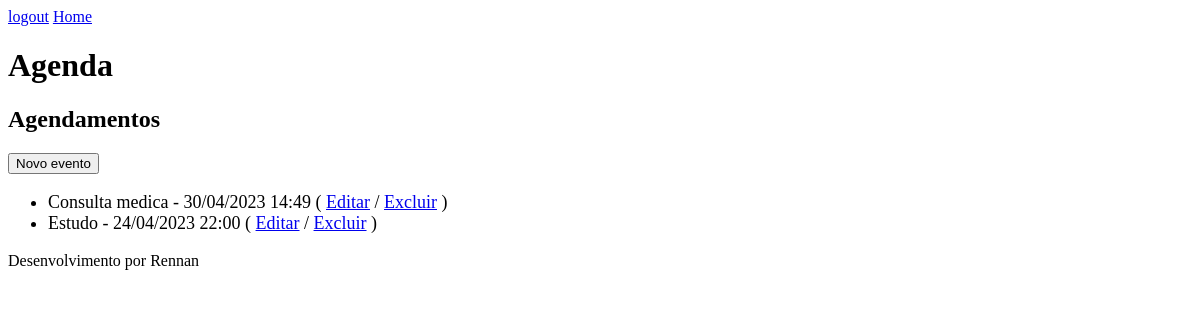
Page /agenda/ (signed in) on the earlier database version.
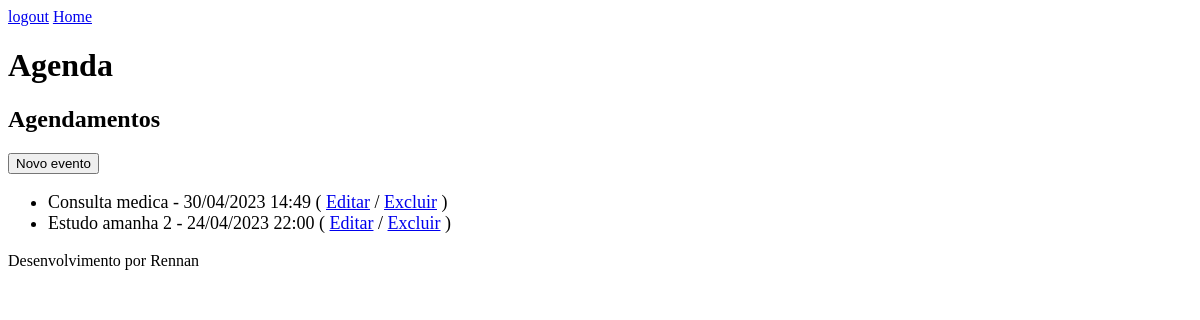
Same page on the later database version.
### core/models.py (models this page shows, shortened)
class Evento(models.Model):
    titulo = models.CharField(max_length=100)
    descricao = models.TextField(blank=True, null=True)
    data_evento = models.DateTimeField(verbose_name='Data do evento')
    data_criacao = models.DateTimeField(auto_now=True)
    usuario = models.ForeignKey(User, on_delete=models.CASCADE)
    local = models.CharField(blank=True, null=True, max_length=150)
    class Meta:
        db_table = 'evento'
    def get_data_evento(self):
        return self.data_evento.strftime('%d/%m/%Y %H:%M')
    def get_evento_atrasado(self):
        if self.data_evento < datetime.now():
            return True
        else:
            return False

### core/views.py (the view)
# urls.py: path('agenda/', views.lista_eventos, name='agenda'),
@login_required(login_url='/login/')
def lista_eventos(request):
    usuario = request.user
    data_atual = datetime.now() - timedelta(hours=1)
    evento = Evento.objects.filter(usuario=usuario,
                                   data_evento__gt = data_atual)
    context = {
        'eventos': evento
                }
    return render(request, 'agenda.html', context)

### core/templates/agenda.html
{% extends "model-page.html" %}
{% block content %}
    <h2>Agendamentos</h2>
    <a href='evento/'>
    <button type='button'>Novo evento</button>
    </a>
    <ul style="font-size: 18px">
    {% for evento in eventos %}
        <li>
            <div style={% if evento.get_evento_atrasado %} "color:red" {% endif %}>
                {{ evento.titulo }} - {{ evento.get_data_evento }} (
                <a href='evento/?id={{ evento.id }}'>Editar</a> /
                <a href='evento/delete/{{ evento.id }}'>Excluir</a> )
            </div>
        </li>
    {% endfor %}
    </ul>
{% endblock %}

Differences in the rows shown:
changed Evento: titulo "Estudo" → "Estudo amanha 2"
